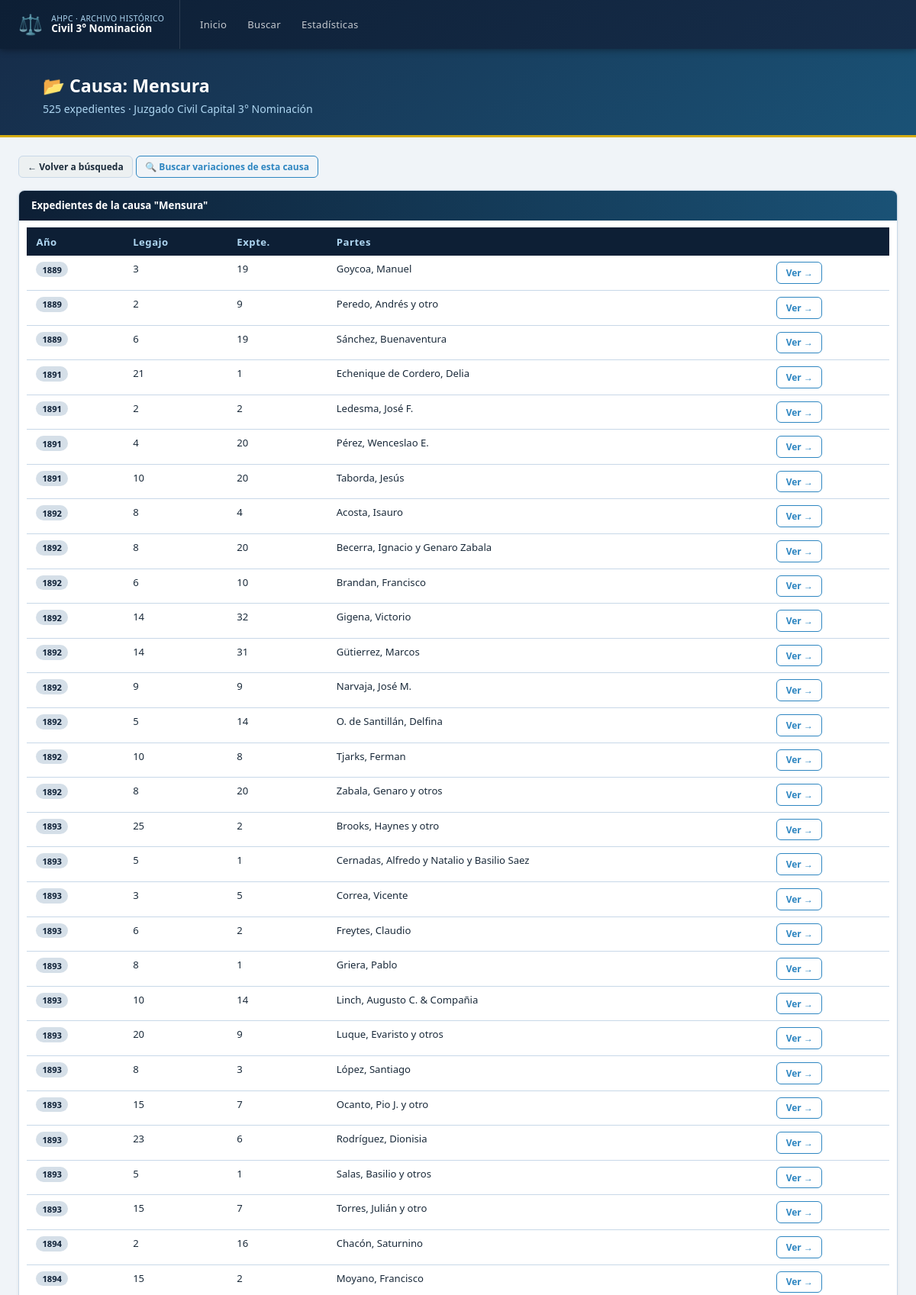
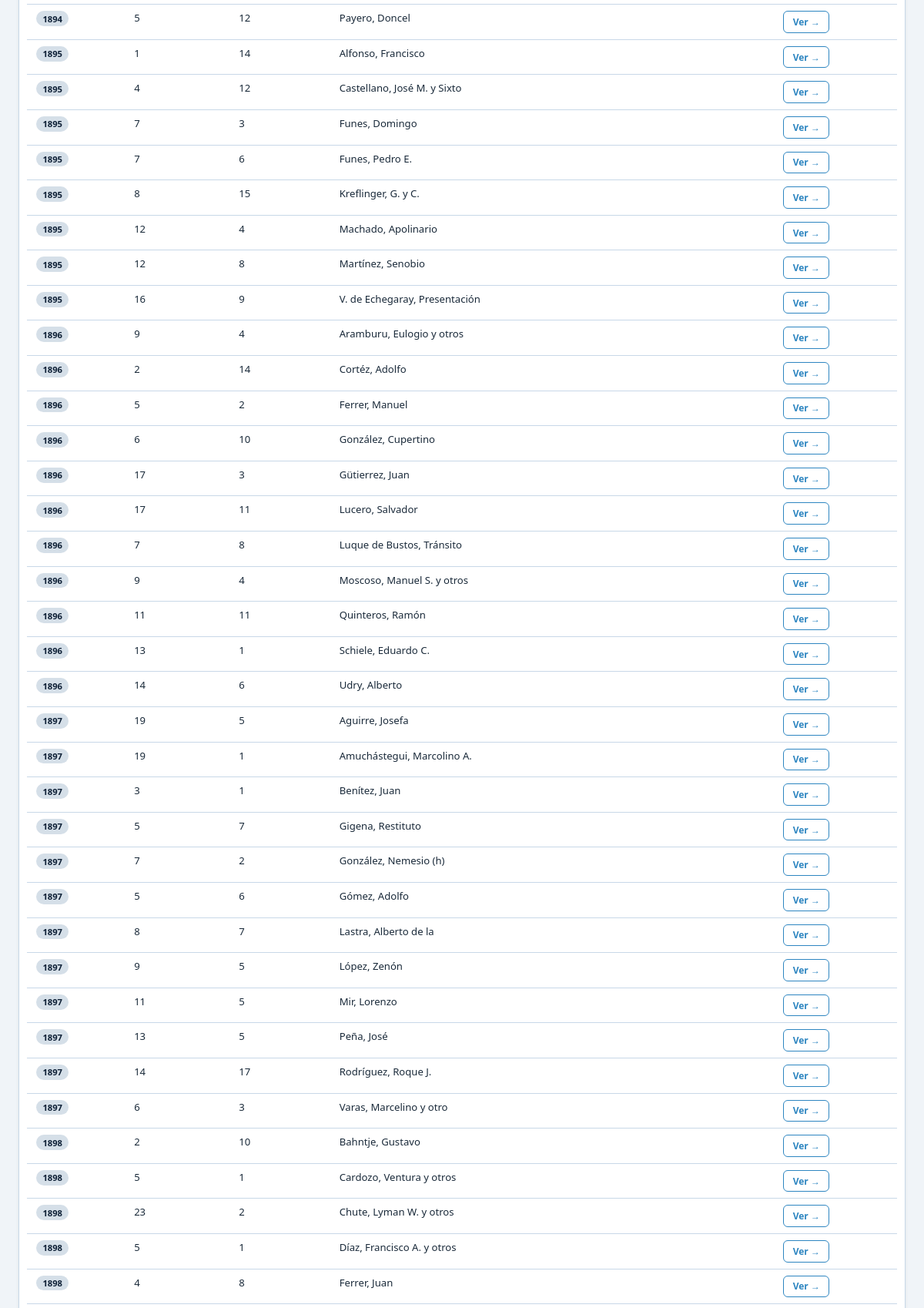
The app's page /causa/Mensura (upper part) with its own data (2 pictures, top to bottom).
### tables this page shows
CREATE TABLE registros (
    id INTEGER PRIMARY KEY AUTOINCREMENT,
    anio INTEGER,
    legajo TEXT,
    expediente TEXT,
    partes TEXT,
    causa TEXT
);

### app.py (the view)
@app.route('/causa/<path:nombre>')
def por_causa(nombre):
    rows = query("""SELECT id, anio, legajo, expediente, partes, causa
                    FROM registros WHERE causa = ?
                    ORDER BY anio ASC, partes ASC""", (nombre,))
    if not rows:
        return "Causa no encontrada", 404
    return render_template('por_causa.html', causa=nombre, registros=[dict(r) for r in rows])

### app.py (called while the page is built)
def get_db():
    conn = sqlite3.connect(DB_PATH)
    conn.row_factory = sqlite3.Row
    return conn

def query(sql, params=()):
    conn = get_db()
    cur = conn.cursor()
    cur.execute(sql, params)
    rows = cur.fetchall()
    conn.close()
    return rows

### templates/por_causa.html (shortened to what this page needs)
{% extends "base.html" %}
{% block content %}
<div class="page-header">
  <div class="container" style="padding-top:0;padding-bottom:0">
    <h1>📂 Causa: {{ causa }}</h1>
    <p>{{ registros|length }} expediente{{ 's' if registros|length != 1 }} · Juzgado Civil Capital 3° Nominación</p>
  </div>
</div>
<div class="container">
  <div style="margin-bottom:1rem">
    <a href="/buscar" class="btn btn-secondary btn-sm">← Volver a búsqueda</a>
    <a href="/buscar?causa={{ causa|urlencode }}" class="btn btn-outline btn-sm">🔍 Buscar variaciones de esta causa</a>
  </div>
  <div class="card">
    <div class="card-header">Expedientes de la causa "{{ causa }}"</div>
    <div class="card-body" style="padding:.6rem">
      <div class="tbl-wrap">
        <table>
          <thead>
            <tr><th>Año</th><th>Legajo</th><th>Expte.</th><th>Partes</th><th></th></tr>
          </thead>
          <tbody>
            {% for r in registros %}
            <tr>
              <td><span class="badge badge-navy">{{ r.anio or '—' }}</span></td>
              <td>{{ r.legajo or '' }}</td>
              <td>{{ r.expediente or '' }}</td>
              <td>{{ r.partes or '' }}</td>
              <td><a href="/detalle/{{ r.id }}" class="btn btn-outline btn-sm">Ver →</a></td>
            </tr>
            {% endfor %}
          </tbody>
        </table>
      </div>
    </div>
  </div>
</div>
{% endblock %}

### templates/base.html (style rules this page uses)
:root { --navy: #0d1f35; --navy2: #162d4a; --blue: #1a5276; --accent: #2e86c1; --light: #aed6f1; --gold: #d4ac0d; --bg: #f0f4f8; --card: #ffffff; --text: #1a2a3a; --muted: #7f8c8d; --border: #c8d8e8; }
*, *::before, *::after { box-sizing: border-box; margin: 0; padding: 0; }
body { font-family: 'Segoe UI', system-ui, sans-serif; background: var(--bg); color: var(--text); min-height: 100vh; }
.page-header { background: linear-gradient(135deg, var(--navy2) 0%, var(--blue) 100%); color: #fff; padding: 2rem 2rem 1.6rem; border-bottom: 3px solid var(--gold); }
.page-header h1 { font-size: 1.45rem; font-weight: 700; }
.page-header p { font-size: .88rem; color: var(--light); margin-top: .3rem; }
.container { max-width: 1200px; margin: 0 auto; padding: 1.5rem 1.5rem; }
.card { background: var(--card); border: 1px solid var(--border); border-radius: 8px; overflow: hidden; box-shadow: 0 1px 4px rgba(0,0,0,.07); }
.card-header { background: linear-gradient(90deg, var(--navy) 0%, var(--blue) 100%); color: #fff; padding: .65rem 1rem; font-size: .83rem; font-weight: 600; display: flex; align-items: center; gap: .5rem; }
.card-body { padding: 1rem; }
.tbl-wrap { overflow-x: auto; }
table { width: 100%; border-collapse: collapse; font-size: .82rem; }
table thead th { background: var(--navy); color: var(--light); padding: .6rem .8rem; text-align: left; font-weight: 600; letter-spacing: .04em; white-space: nowrap; }
table tbody tr { border-bottom: 1px solid var(--border); transition: background .1s; }
table tbody td { padding: .5rem .8rem; vertical-align: top; }
table tbody td a { color: var(--accent); text-decoration: none; }
.badge { display: inline-block; padding: .15rem .5rem; border-radius: 12px; font-size: .7rem; font-weight: 600; white-space: nowrap; }
.badge-navy { background: #d5dfe8; color: var(--navy); }
.btn { display: inline-flex; align-items: center; gap: .4rem; padding: .55rem 1.1rem; border-radius: 6px; font-size: .83rem; font-weight: 600; cursor: pointer; border: none; transition: all .15s; text-decoration: none; }
.btn-secondary { background: #ecf0f1; color: var(--text); border: 1px solid var(--border); }
.btn-outline { background: transparent; color: var(--accent); border: 1.5px solid var(--accent); }
.btn-sm { padding: .3rem .7rem; font-size: .75rem; }

### records on screen
registros: anio "1892", legajo "8", expediente "4", partes "Acosta, Isauro"
registros: anio "1892", legajo "8", expediente "20", partes "Becerra, Ignacio y Genaro Zabala"
registros: anio "1892", legajo "6", expediente "10", partes "Brandan, Francisco"
registros: anio "1893", legajo "25", expediente "2", partes "Brooks, Haynes y otro"
registros: anio "1893", legajo "5", expediente "1", partes "Cernadas, Alfredo y Natalio y Basilio Saez"
registros: anio "1895", legajo "1", expediente "14", partes "Alfonso, Francisco"
registros: anio "1895", legajo "4", expediente "12", partes "Castellano, José M. y Sixto"
registros: anio "1896", legajo "9", expediente "4", partes "Aramburu, Eulogio y otros"
registros: anio "1897", legajo "19", expediente "5", partes "Aguirre, Josefa"
registros: anio "1897", legajo "19", expediente "1", partes "Amuchástegui, Marcolino A."
registros: anio "1897", legajo "3", expediente "1", partes "Benítez, Juan"
registros: anio "1898", legajo "2", expediente "10", partes "Bahntje, Gustavo"
registros: anio "1898", legajo "5", expediente "1", partes "Cardozo, Ventura y otros"

### other values on screen
{{ causa }} "Mensura"
{{ registros|length }} "525"
{{ 's' if registros|length != 1 }} "s"
{{ r.anio or '—' }} "1889" "1889" "1889" "1891" "1891" "1891" "1891" "1892" "1892" "1892" "1892" "1892" "1892" "1893" "1893" "1893" "1893" "1893" "1893" "1893" "1893" "1893" "1893" "1894" "1894" "1894" "1895" "1895" "1895" "1895" "1895" "1895" "1896" "1896" "1896" "1896" "1896" "1896" "1896" "1896" "1896" "1896" "1897" "1897" "1897" "1897" "1897" "1897" "1897" "1897" "1897" "1898" "1898" "1898"
{{ r.legajo or '' }} "3" "2" "6" "21" "2" "4" "10" "14" "14" "9" "5" "10" "8" "3" "6" "8" "10" "20" "8" "15" "23" "5" "15" "2" "15" "5" "7" "7" "8" "12" "12" "16" "2" "5" "6" "17" "17" "7" "9" "11" "13" "14" "5" "7" "5" "8" "9" "11" "13" "14" "6" "23" "5" "4"
{{ r.expediente or '' }} "19" "9" "19" "1" "2" "20" "20" "32" "31" "9" "14" "8" "20" "5" "2" "1" "14" "9" "3" "7" "6" "1" "7" "16" "2" "12" "3" "6" "15" "4" "8" "9" "14" "2" "10" "3" "11" "8" "4" "11" "1" "6" "7" "2" "6" "7" "5" "5" "5" "17" "3" "2" "1" "8"
{{ r.partes or '' }} "Goycoa, Manuel" "Peredo, Andrés y otro" "Sánchez, Buenaventura" "Echenique de Cordero, Delia" "Ledesma, José F." "Pérez, Wenceslao E." "Taborda, Jesús" "Gigena, Victorio" "Gütierrez, Marcos" "Narvaja, José M." "O. de Santillán, Delfina" "Tjarks, Ferman" "Zabala, Genaro y otros" "Correa, Vicente" "Freytes, Claudio" "Griera, Pablo" "Linch, Augusto C. & Compañia" "Luque, Evaristo y otros" "López, Santiago" "Ocanto, Pio J. y otro" "Rodríguez, Dionisia" "Salas, Basilio y otros" "Torres, Julián y otro" "Chacón, Saturnino" "Moyano, Francisco" "Payero, Doncel" "Funes, Domingo" "Funes, Pedro E." "Kreflinger, G. y C." "Machado, Apolinario" "Martínez, Senobio" "V. de Echegaray, Presentación" "Cortéz, Adolfo" "Ferrer, Manuel" "González, Cupertino" "Gütierrez, Juan" "Lucero, Salvador" "Luque de Bustos, Tránsito" "Moscoso, Manuel S. y otros" "Quinteros, Ramón" "Schiele, Eduardo C." "Udry, Alberto" "Gigena, Restituto" "González, Nemesio (h)" "Gómez, Adolfo" "Lastra, Alberto de la" "López, Zenón" "Mir, Lorenzo" "Peña, José" "Rodríguez, Roque J." "Varas, Marcelino y otro" "Chute, Lyman W. y otros" "Díaz, Francisco A. y otros" "Ferrer, Juan"
